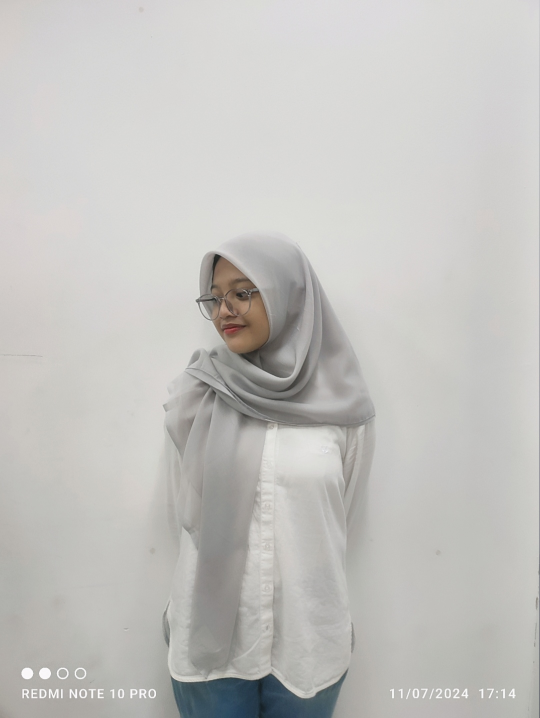
#> input picture PA-PC_202231029_ANNYDA-DYAH-KUSUMA_B/foto_diri.jpg, 1080 x 1436 px (shown at 1/2 size)
$ jupyter execute 'PA-PC_202231029_Annyda Dyah Kusuma_B-checkpoint.ipynb'
#> lines starting #> are read from the running program, lines starting #| are printed output that depends on the picture
Nama : Annyda Dyah Kusuma

NIM : 202231029

Kelas : B

Project : Citra Geometri

# Import Library

[cell 1]
import cv2 as cv
import numpy as np
import matplotlib.pyplot as plt

[cell 2]
img = cv.imread('foto_diri.jpg')
#> img is the input picture: shape (1436, 1080, 3); mean B, G, R 191.4, 194.3, 195.3
img.shape
#> Out = (1436, 1080, 3)

[cell 3]
img = cv.cvtColor(img, cv.COLOR_BGR2RGB)
plt.imshow(img)

# Rotasi Citra

[cell 4]
rows,cols=img.shape[:2]
#> rows = 1436; cols = 1080

M=cv.getRotationMatrix2D(((cols-1)/2.0,(rows-1)/2.0),45,1)
rot=cv.warpAffine(img,M,(cols,rows))
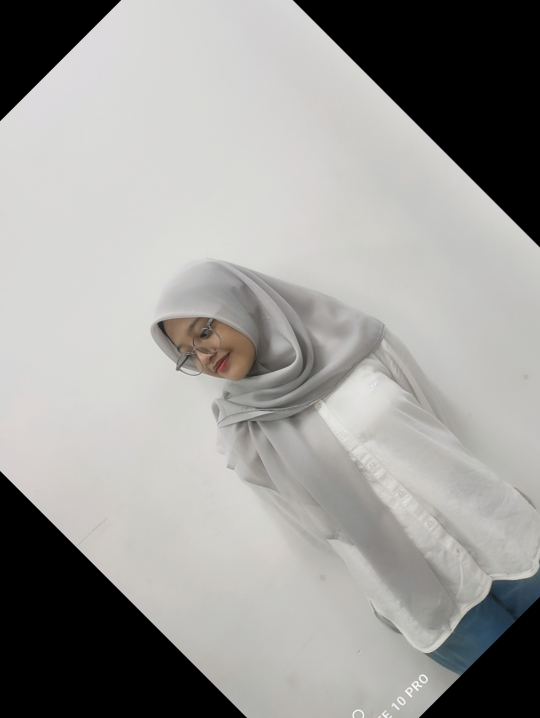
#> rot: shape (1436, 1080, 3) (shown at 1/2 size); mean R, G, B 156.5, 155.7, 153.2

fig, axs = plt.subplots(1,2, figsize=(15,5))
axs[0].imshow(img)
axs[0].set_title('Gambar Asli')
axs[1].imshow(rot)
axs[1].set_title('Rotated Image')
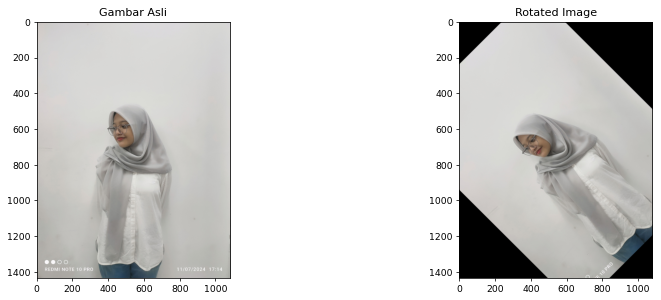
#> figure drawn by matplotlib, 2 panels

# MERUBAH BESARAN CITRA (MERISIZE)

[cell 5]
height, width = img.shape[:2]
#> height = 1436; width = 1080
res = cv.resize(img,(1*width, 2*height), interpolation = cv.INTER_CUBIC)
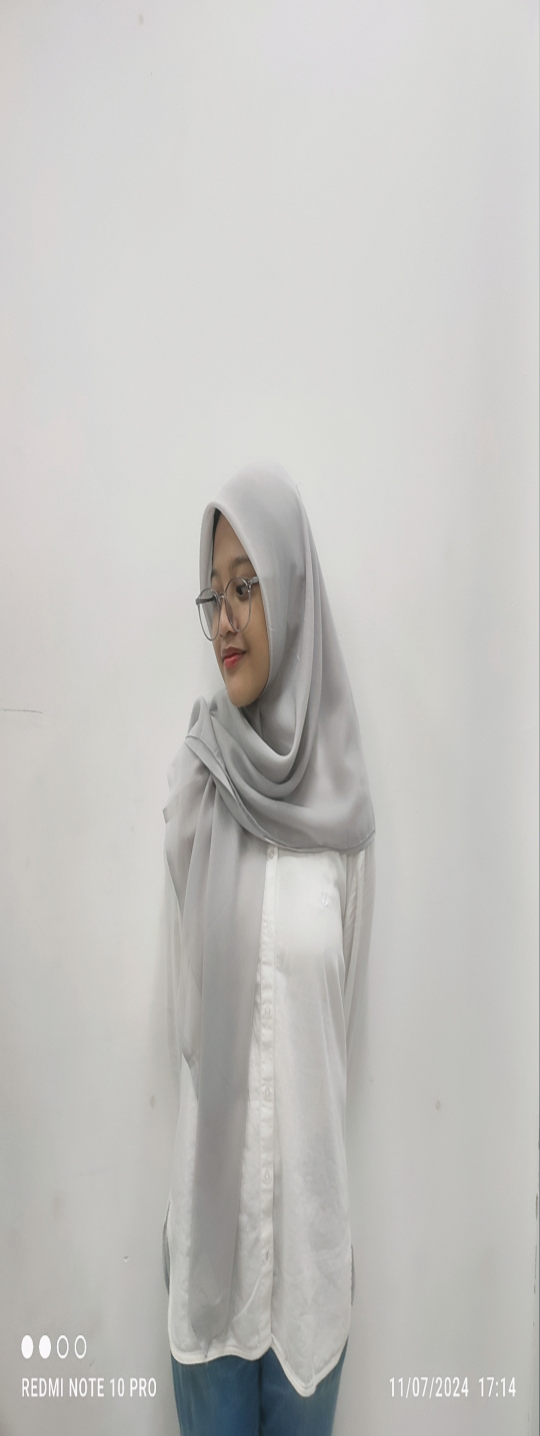
#> res: shape (2872, 1080, 3) (shown at 1/2 size); mean R, G, B 195.3, 194.3, 191.4

fig, axs = plt.subplots(1,2, figsize=(15,5))
axs[0].imshow(img)
axs[0].set_title('Gambar Asli')
axs[1].imshow(res)
axs[1].set_title('Resize Image')
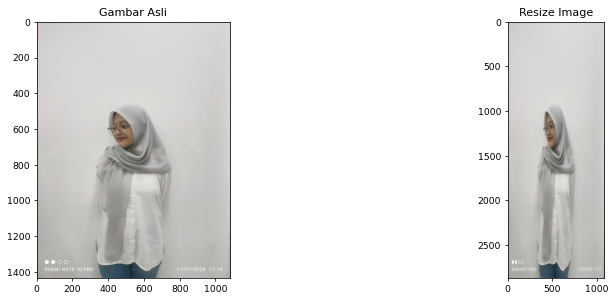
#> figure drawn by matplotlib, 2 panels

# CROP

[cell 6]
crop = img[400:800, 300:700]
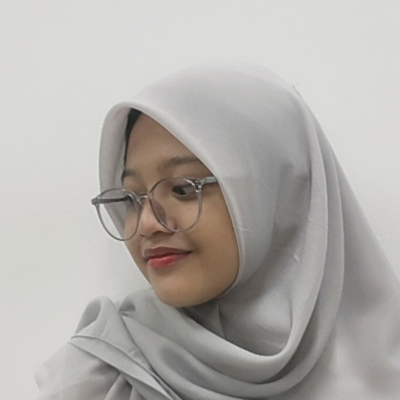
#> crop: shape (400, 400, 3); mean R, G, B 178.1, 174.8, 170.2
fig, axs = plt.subplots(1,2, figsize=(15,5))
axs[0].imshow(img)
axs[0].set_title('Gambar Asli')
axs[1].imshow(crop)
axs[1].set_title('Cropped Image')

# FLIP

[cell 7]
flip = cv.flip(img, 2)
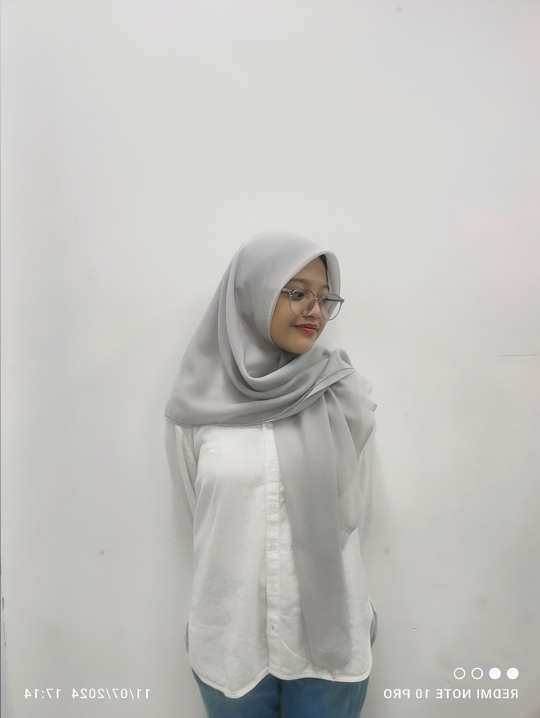
#> flip: shape (1436, 1080, 3) (shown at 1/2 size); mean R, G, B 195.3, 194.3, 191.4
fig, axs = plt.subplots(1,2, figsize=(15,5))
axs[0].imshow(img)
axs[0].set_title('Gambar Asli')
axs[1].imshow(flip)
axs[1].set_title('Flipped Image')

# Translantasi

[cell 8]
M = np.float32([[1,0,100],[0,1,100]])
trans=cv.warpAffine(img,M,(cols,rows))
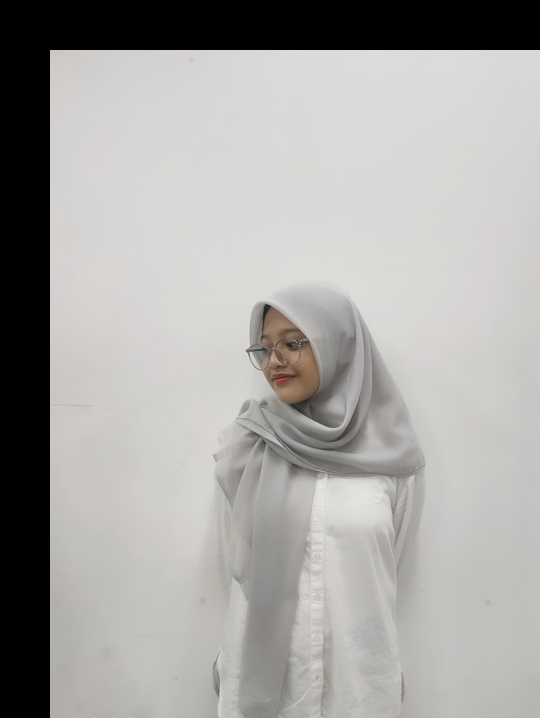
#> trans: shape (1436, 1080, 3) (shown at 1/2 size); mean R, G, B 166.9, 165.8, 163.2

fig, axs = plt.subplots(1,2, figsize=(15,5))
axs[0].imshow(img)
axs[0].set_title('Gambar Asli')
axs[1].imshow(trans)
axs[1].set_title('Translated Image')

# HASIL AKHIR

[cell 9]
fig, axs = plt.subplots(2, 3, figsize=(15, 10))
# Menampilkan gambar di setiap subplot
axs[0, 0].imshow(img)
axs[0, 0].set_title('Gambar asli')

axs[0, 1].imshow(rot)
axs[0, 1].set_title('Rotation Image')

axs[0, 2].imshow(res)
axs[0, 2].set_title('Resized Image')

axs[1, 0].imshow(crop)
axs[1, 0].set_title('Cropped Image')

axs[1, 1].imshow(flip)
axs[1, 1].set_title('Flipped Image')

axs[1, 2].imshow(trans)
axs[1, 2].set_title('Translated Imgae')

plt.show()
